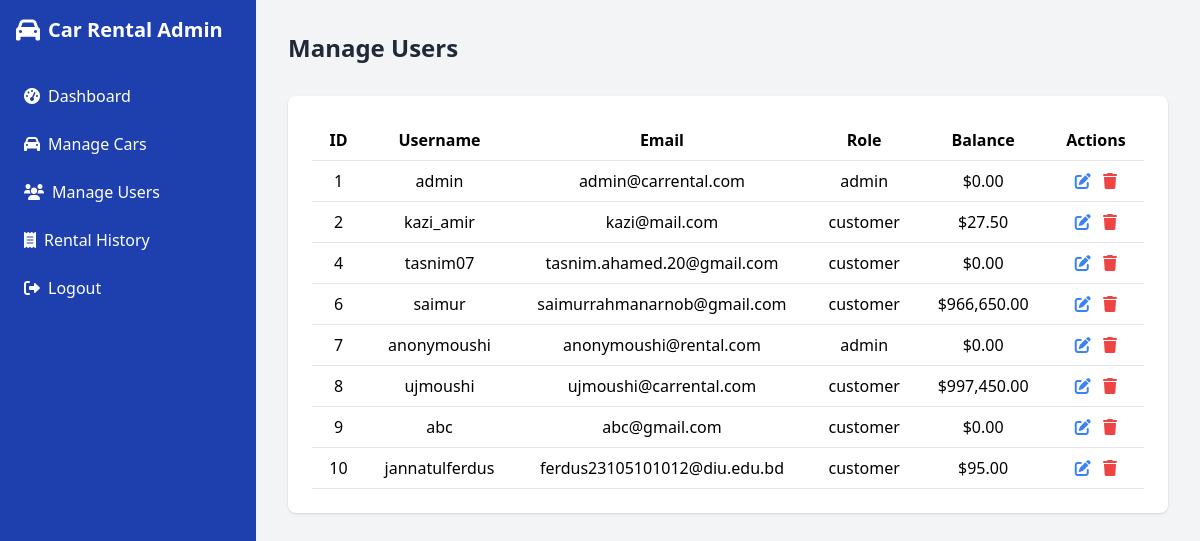
The page /admin/users.php (signed in) on the database its author committed.
### tables this page shows
CREATE TABLE users (
  id int(11) NOT NULL,
  username varchar(50) NOT NULL,
  password varchar(255) NOT NULL,
  email varchar(100) NOT NULL,
  role enum('admin','customer') NOT NULL,
  balance decimal(10,2) DEFAULT 0.00,
  created_at timestamp NOT NULL DEFAULT current_timestamp()
);

### admin/users.php (the view, shortened to what this page needs)
<!DOCTYPE html>
<html lang="en">
<head>
    <script src="https://cdn.tailwindcss.com"></script>
    <link rel="stylesheet" href="https://cdnjs.cloudflare.com/ajax/libs/font-awesome/6.0.0-beta3/css/all.min.css" />
</head>
<body class="bg-gray-100">
    <div class="flex h-screen">
        <div id="sidebar" class="transition-transform duration-300">
            <?php include 'dashboard.php'; ?>
        </div>
        <div id="main-content" class="flex-1 p-8 transition-all duration-300">
            <div class="flex justify-between items-center mb-8">
                <h2 class="text-2xl font-bold text-gray-800">Manage Users</h2>
            </div>
            <div class="bg-white p-6 rounded-lg shadow">
                <div class="overflow-x-auto">
                    <table class="min-w-full bg-white">
                        <thead>
                            <tr>
                                <th class="py-2 px-4 border-b">ID</th>
                                <th class="py-2 px-4 border-b">Username</th>
                                <th class="py-2 px-4 border-b">Email</th>
                                <th class="py-2 px-4 border-b">Role</th>
                                <th class="py-2 px-4 border-b">Balance</th>
                                <th class="py-2 px-4 border-b">Actions</th>
                            </tr>
                        </thead>
                        <tbody>
                            <?php
                            $stmt = $conn->query("SELECT id, username, email, role, balance FROM users ORDER BY id ASC");
                            while ($user = $stmt->fetch(PDO::FETCH_ASSOC)) {
                                echo "<tr>";
                                echo "<td class='py-2 px-4 border-b' style='text-align: center'>{$user['id']}</td>";
                                echo "<td class='py-2 px-4 border-b' style='text-align: center'>" . htmlspecialchars($user['username']) . "</td>";
                                echo "<td class='py-2 px-4 border-b' style='text-align: center'>" . htmlspecialchars($user['email']) . "</td>";
                                echo "<td class='py-2 px-4 border-b' style='text-align: center'>" . htmlspecialchars($user['role']) . "</td>";
                                echo "<td class='py-2 px-4 border-b' style='text-align: center'>$" . number_format($user['balance'], 2) . "</td>";
                                echo "<td class='py-2 px-4 border-b' style='text-align: center'>
                                        <a href='edit_user.php?id={$user['id']}' class='text-blue-500 hover:text-blue-700 mr-2'>
                                            <i class='fas fa-edit'></i>
                                        </a>
                                        <a href='users.php?delete={$user['id']}' class='text-red-500 hover:text-red-700' onclick=\"return confirm('Are you sure you want to delete this user?');\">
                                            <i class='fas fa-trash'></i>
                                        </a>
                                    </td>";
                                echo "</tr>";
                            }
                            ?>
                        </tbody>
                    </table>
                </div>
            </div>
        </div>
    </div>
</body>
</html>

### rows shown on the page
users: id "1", username "admin", email "admin@carrental.com", role "admin", balance "0.00"
users: id "2", username "kazi_amir", email "kazi@mail.com", role "customer", balance "27.50"
users: id "4", username "tasnim07", email "tasnim.ahamed.20@gmail.com", role "customer", balance "0.00"
users: id "6", username "saimur", email "saimurrahmanarnob@gmail.com", role "customer", balance "966,650.00"
users: id "7", username "anonymoushi", email "anonymoushi@rental.com", role "admin", balance "0.00"
users: id "8", username "ujmoushi", email "ujmoushi@carrental.com", role "customer", balance "997,450.00"
users: id "9", username "abc", email "abc@gmail.com", role "customer", balance "0.00"
users: id "10", username "jannatulferdus", email "ferdus23105101012@diu.edu.bd", role "customer", balance "95.00"
